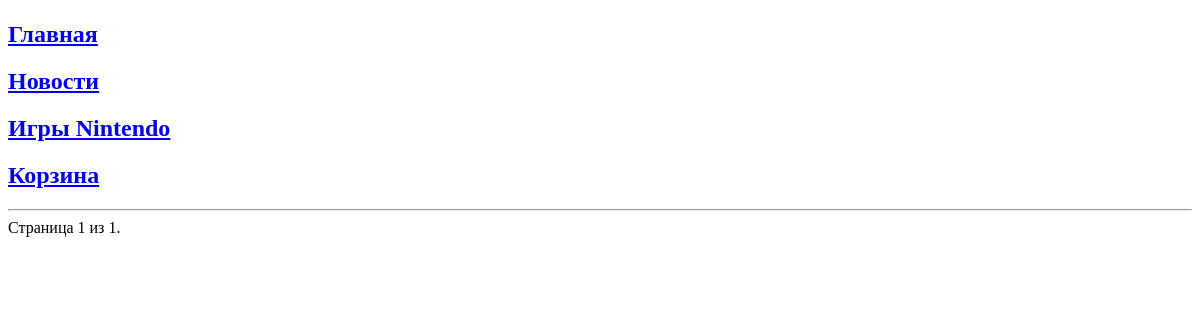
The page /news/ on the database as committed earlier.
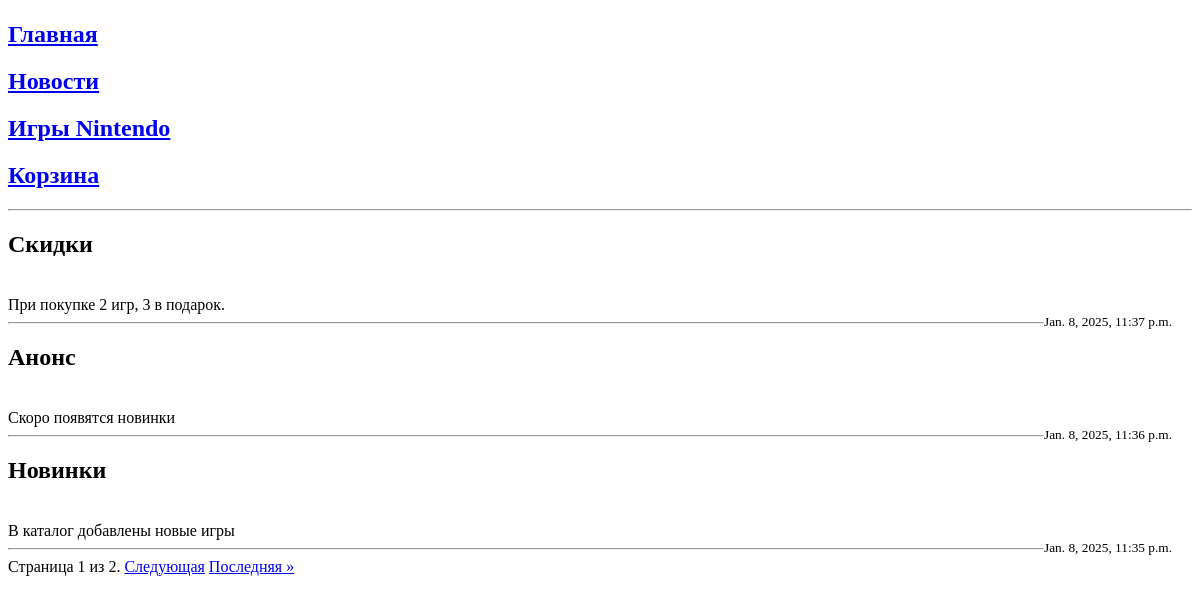
The same page on the database as committed later.
### task1/models.py (models this page shows)
class News(models.Model):
    title = models.CharField(max_length=50)
    content = models.TextField()
    date = models.DateTimeField(auto_now_add=True)

### task1/views.py (the view)
# urls.py: path('news/', news),
def news(request):
    news = News.objects.all().order_by('-date')
    paginator = Paginator(news, 3)
    page_number = request.GET.get('page')
    page_obj = paginator.get_page(page_number)
    return render(request, 'news.html', {'page_obj': page_obj})

### templates/news.html (shortened to what this page needs)
{% extends 'menu.html' %}
{% block menu %}{{ block.super }}{% endblock %}
{% block content %}
    <hr>
    {% for new in page_obj %}
        <h2>{{ new.title }}</h2>
        <br>
        {{ new.content }}
        <br>
        <small style="float: right; margin-right: 20px;">{{ new.date }}</small>
        <hr>
    {% endfor %}
    <div class="pagination">
        <span class="step-links">
            <span class="current">
                Страница {{ page_obj.number }} из {{ page_obj.paginator.num_pages }}.
            </span>
            {% if page_obj.has_next %}
                <a href="?page={{ page_obj.next_page_number }}">Следующая</a>
                <a href="?page={{ page_obj.paginator.num_pages }}">Последняя &raquo;</a>
            {% endif %}
        </span>
    </div>
{% endblock %}

### templates/menu.html (shortened to what this page needs)
<!DOCTYPE html>
<html lang="en">
<head>
</head>
<body>
     <nav>
        {% block menu %}
            <h2><a href="/">Главная</a></h2>
            <h2><a href="/news">Новости</a></h2>
            <h2><a href="/NS">Игры Nintendo</a></h2>
            <h2><a href="/cart">Корзина</a></h2>
        {% endblock %}
    </nav>
    <main>
        {% block content %}{% endblock %}
    </main>
</body>
</html>

Rows that differ between the two databases and show on the page:
added News: title "Скидки", content "При покупке 2 игр, 3 в подарок.", date "Jan. 8, 2025, 11:37 p.m."
added News: title "Анонс", content "Скоро появятся новинки", date "Jan. 8, 2025, 11:36 p.m."
added News: title "Новинки", content "В каталог добавлены новые игры", date "Jan. 8, 2025, 11:35 p.m."
Other text that changed with them:
{{ page_obj.paginator.num_pages }}: "1" → "2"
text now shown: "Следующая Последняя »"
